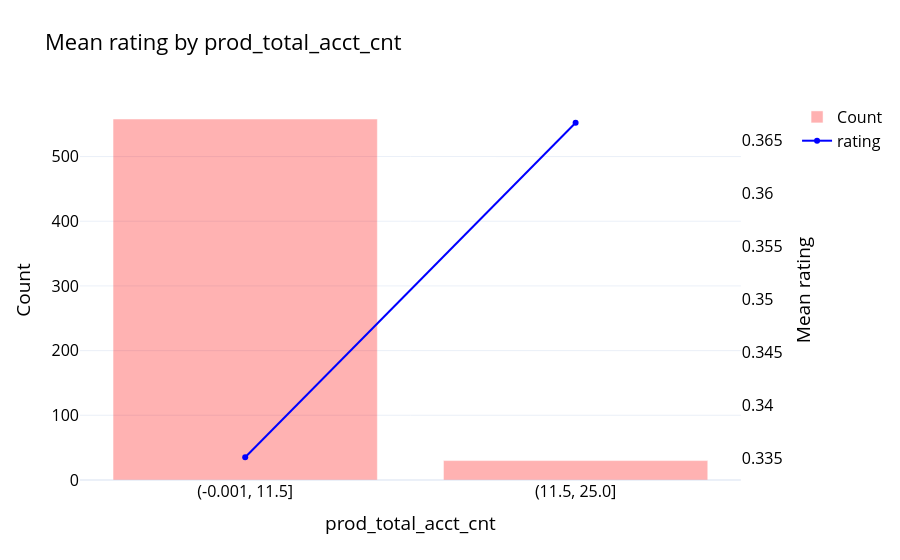

Write notebook code for a chart like this one.
### Markdown cell above
## prod_total_acct_cnt
Number of accounts

### Code cell
eda(df, "rating", "prod_total_acct_cnt", bins = 2)

### Figure 1 — Plotly figure (JSON) as saved in the notebook; plotly's stock layout.template omitted (floating-point values rounded to 4 significant figures)
{"data": [{"marker": {"color": "red"}, "name": "Count", "opacity": 0.3, "type": "bar", "x": ["(-0.001, 11.5]", "(11.5, 25.0]"], "y": [558, 30]}, {"line": {"color": "blue"}, "mode": "lines+markers", "name": "rating", "type": "scatter", "x": ["(-0.001, 11.5]", "(11.5, 25.0]"], "xaxis": "x", "y": [0.3351, 0.3667], "yaxis": "y2"}], "layout": {"font": {"color": "black", "size": 16}, "title": {"text": "Mean rating by prod_total_acct_cnt"}, "xaxis": {"anchor": "y", "domain": [0.0, 0.94], "title": {"text": "prod_total_acct_cnt"}, "type": "category"}, "yaxis": {"anchor": "x", "domain": [0.0, 1.0], "title": {"text": "Count"}}, "yaxis2": {"anchor": "x", "overlaying": "y", "showgrid": false, "side": "right", "tickmode": "auto", "title": {"text": "Mean rating"}}}}
